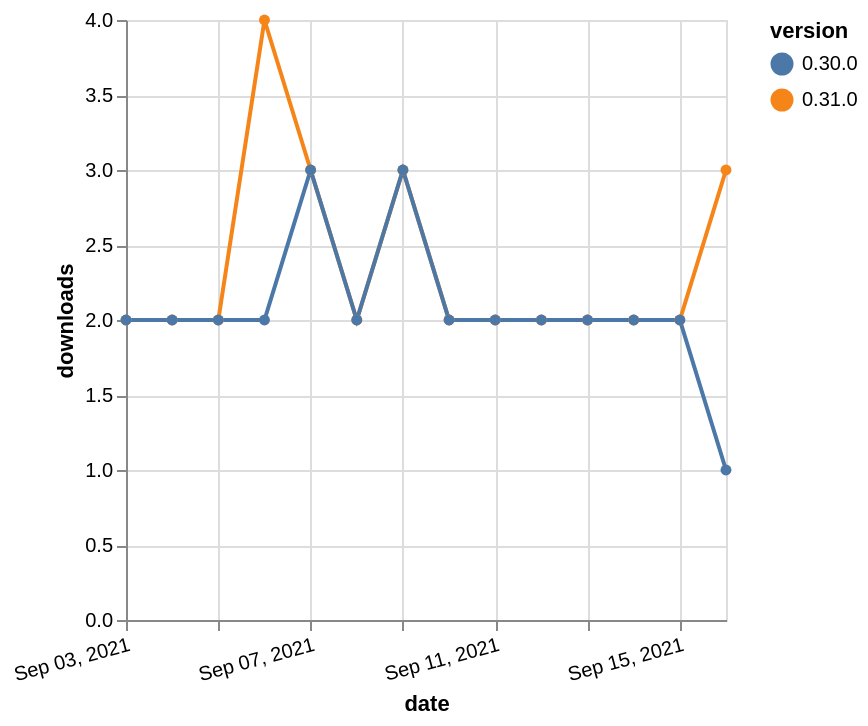

Describe this chart as a Vega-Lite specification.
### Vega-Lite specification from a JSON file in a GitHub repository (floating-point values rounded to 4 significant figures)
{"$schema": "https://vega.github.io/schema/vega-lite/v5.json", "description": "A simple bar chart with embedded data.", "data": {"values": [{"date": "2021-09-03", "total": 1653, "delta": 2, "version": "0.31.0"}, {"date": "2021-09-04", "total": 1655, "delta": 2, "version": "0.31.0"}, {"date": "2021-09-05", "total": 1657, "delta": 2, "version": "0.31.0"}, {"date": "2021-09-06", "total": 1661, "delta": 4, "version": "0.31.0"}, {"date": "2021-09-07", "total": 1664, "delta": 3, "version": "0.31.0"}, {"date": "2021-09-08", "total": 1666, "delta": 2, "version": "0.31.0"}, {"date": "2021-09-09", "total": 1669, "delta": 3, "version": "0.31.0"}, {"date": "2021-09-10", "total": 1671, "delta": 2, "version": "0.31.0"}, {"date": "2021-09-11", "total": 1673, "delta": 2, "version": "0.31.0"}, {"date": "2021-09-12", "total": 1675, "delta": 2, "version": "0.31.0"}, {"date": "2021-09-13", "total": 1677, "delta": 2, "version": "0.31.0"}, {"date": "2021-09-14", "total": 1679, "delta": 2, "version": "0.31.0"}, {"date": "2021-09-15", "total": 1681, "delta": 2, "version": "0.31.0"}, {"date": "2021-09-16", "total": 1684, "delta": 3, "version": "0.31.0"}, {"date": "2021-09-03", "total": 2076, "delta": 2, "version": "0.30.0"}, {"date": "2021-09-04", "total": 2078, "delta": 2, "version": "0.30.0"}, {"date": "2021-09-05", "total": 2080, "delta": 2, "version": "0.30.0"}, {"date": "2021-09-06", "total": 2082, "delta": 2, "version": "0.30.0"}, {"date": "2021-09-07", "total": 2085, "delta": 3, "version": "0.30.0"}, {"date": "2021-09-08", "total": 2087, "delta": 2, "version": "0.30.0"}, {"date": "2021-09-09", "total": 2090, "delta": 3, "version": "0.30.0"}, {"date": "2021-09-10", "total": 2092, "delta": 2, "version": "0.30.0"}, {"date": "2021-09-11", "total": 2094, "delta": 2, "version": "0.30.0"}, {"date": "2021-09-12", "total": 2096, "delta": 2, "version": "0.30.0"}, {"date": "2021-09-13", "total": 2098, "delta": 2, "version": "0.30.0"}, {"date": "2021-09-14", "total": 2100, "delta": 2, "version": "0.30.0"}, {"date": "2021-09-15", "total": 2102, "delta": 2, "version": "0.30.0"}, {"date": "2021-09-16", "total": 2103, "delta": 1, "version": "0.30.0"}]}, "width": "container", "mark": {"type": "line", "point": {"filled": true}}, "encoding": {"x": {"field": "date", "type": "temporal", "timeUnit": "yearmonthdate", "title": "date", "axis": {"labelAngle": -15}}, "y": {"field": "delta", "type": "quantitative", "title": "downloads"}, "color": {"field": "version", "type": "nominal"}, "tooltip": {"field": "delta"}}}
